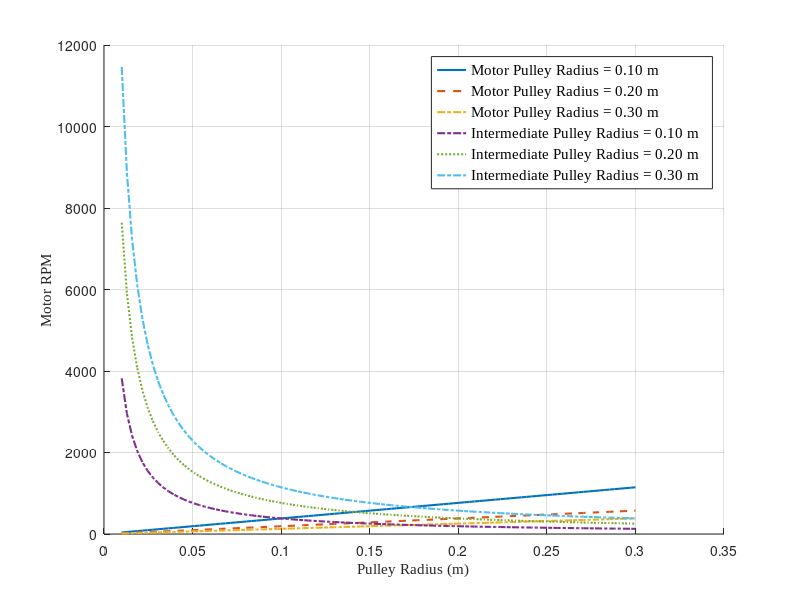

MATLAB code to generate this figure:

clear
clc

GW_RPM = 382; % RPM of the wheel gear
max_radius = 0.3; % Maximum radius for pulleys and gears (in meters)

%radius ranges for the intermediate and motor pulleys
radius_range = linspace(0.01, max_radius, 100); % Avoid 0 to prevent division by zero

%Motor RPM for fixed motor pulley radii
fixed_motor_radius = [0.1, 0.2, 0.3]; % My  fixed motor pulley radii
line_styles_motor = {'-', '--', '-.'}; % Solid, Dashed, Dash-Dot


figure;
hold on;

%  Motor RPM vs. Intermediate Pulley Radius
for idx = 1:length(fixed_motor_radius)
    r_motor = fixed_motor_radius(idx);
    motor_RPM_fixed_motor = GW_RPM * (radius_range / r_motor);
    plot(radius_range, motor_RPM_fixed_motor, ...
         line_styles_motor{idx}, ...
         'DisplayName', sprintf('Motor Pulley Radius = %.2f m', r_motor), ...
         'LineWidth', 1.5);
end

% Motor RPM vs. Motor Pulley Radius here
fixed_intermediate_radius = [0.1, 0.2, 0.3]; %My fixed radius options for int gear
line_styles_intermediate = {'-.', ':', '-.'}; 

for idx = 1:length(fixed_intermediate_radius)
    r_int = fixed_intermediate_radius(idx);
    motor_RPM_fixed_intermediate = GW_RPM * (r_int ./ radius_range);
    plot(radius_range, motor_RPM_fixed_intermediate, ...
         line_styles_intermediate{idx}, ...
         'DisplayName', sprintf('Intermediate Pulley Radius = %.2f m', r_int), ...
         'LineWidth', 1.5);
end


xlabel('Pulley Radius (m)', 'FontSize', 11, 'FontName', 'Times New Roman');
ylabel('Motor RPM', 'FontSize', 11, 'FontName', 'Times New Roman');

legend('FontSize', 11, 'FontName', 'Times New Roman');
grid on;
hold off;
